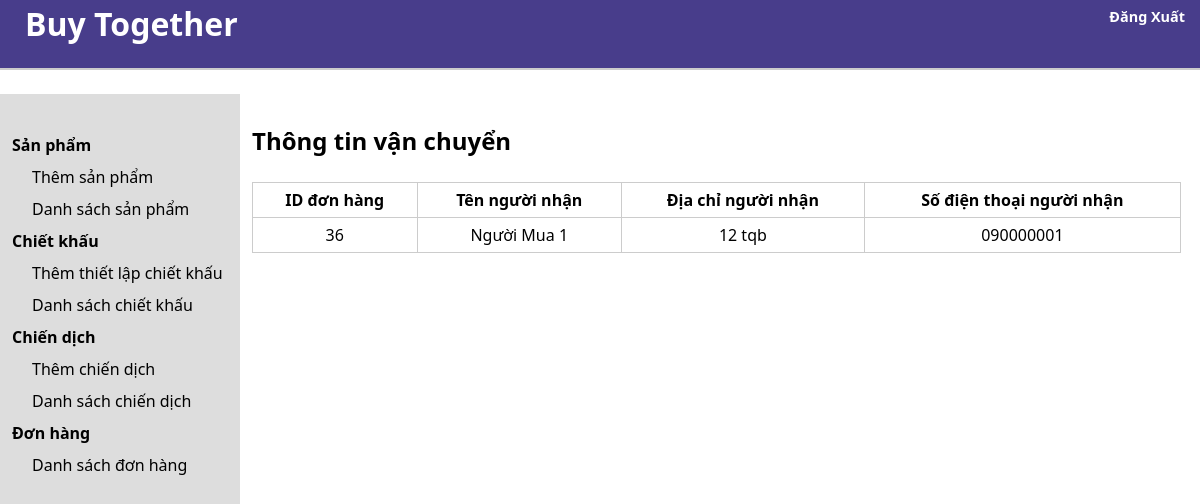
The page /admin/list_delivery.php?order_id=36&user_id=26 on the database its author committed.
### tables this page shows
CREATE TABLE `delivery` (
  `order_id` int(11) NOT NULL,
  `user_name` varchar(255) NOT NULL,
  `user_phone` varchar(10) NOT NULL,
  `user_address` varchar(255) NOT NULL
);

### admin/class/database.php (called while the page is built, shortened)
<?php
Class Database{
    public $host    = DB_HOST;
    public $user    = DB_USER;
    public $pass    = DB_PASS;
    public $dbname  = DB_NAME;
    public $link;
    private function connectDB(){
        $this->link = new mysqli($this->host, $this->user, $this->pass,
        $this->dbname);
    }
    public function select($query){
        $result = $this->link->query($query) or
        die($this->link->error.__LINE__);
        if($result->num_rows > 0){
            return $result;
        } else {
            return false;
        }
    }
}

### admin/class/delivery_class.php (called while the page is built, shortened)
<?php
include_once "database.php";
class delivery{
    private $db;
    public function __construct(){
        $this -> db = new Database();
    }
    public function get_delivery($order_id){
        $query = "SELECT *, COUNT(*) as total FROM delivery WHERE order_id = $order_id ORDER BY order_id DESC";
        $result = $this -> db -> select($query);
        if($result == false){
            return false;
        }else{
            return $result;
        }
    }
}
?>

### admin/list_delivery.php (the view, shortened to what this page needs)
<?php
include_once "class/delivery_class.php";
include_once "header.php";
$delivery = new delivery;
if(!isset($_GET['user_id']) || $_GET['user_id'] == NULL){
    echo "<script>window.location = '../login.php'</script>";
}else{
    $user_id = $_GET['user_id'];
}
if(!isset($_GET['order_id']) || $_GET['order_id'] == NULL){
    echo "<script>window.location = '../login.php'</script>";
}else{
    $order_id = $_GET['order_id'];
}
$get_delivery = $delivery -> get_delivery($order_id);
?>
<section class="admin-content">
        <div class="admin-content-left">
            <ul>
                <li><a href="">Sản phẩm</a>
                    <ul>
                        <li><a href="add_product.php?user_id=<?php echo $user_id?>">Thêm sản phẩm</a></li>
                        <li><a href="list_product.php?user_id=<?php echo $user_id?>">Danh sách sản phẩm</a></li>
                    </ul>
                </li>
                <li><a href="">Chiết khấu
                    <ul>
                        <li><a href="add_discount.php?user_id=<?php echo $user_id?>">Thêm thiết lập chiết khấu</a></li>
                        <li><a href="list_discount.php?user_id=<?php echo $user_id?>">Danh sách chiết khấu</a></li>
                    </ul>
                </li>
                <li><a href="">Chiến dịch</a>
                    <ul>
                        <li><a href="add_campaign.php?user_id=<?php echo $user_id?>">Thêm chiến dịch</a></li>
                        <li><a href="list_campaign.php?user_id=<?php echo $user_id?>">Danh sách chiến dịch</a></li>
                    </ul>
                </li>
                <li><a href="">Đơn hàng</a>
                    <ul>
                        <li><a href="list_order.php?user_id=<?php echo $user_id?>">Danh sách đơn hàng</a></li>
                    </ul>
                </li>
            </ul>
        </div>
        <div class="admin-content-right">
            <div class="admin-content-right-category-list" style="width: 98%;">
                <h1>Thông tin vận chuyển</h1>
                <?php
                if($get_delivery ==  false){
                    echo "Chưa có thông tin vận chuyển";
                }else{
                ?>
                <table>
                    <tr>
                        <th>ID đơn hàng</th>
                        <th>Tên người nhận</th>
                        <th>Địa chỉ người nhận</th>
                        <th>Số điện thoại người nhận</th>
                    </tr>
                    <?php
                    while($result = $get_delivery -> fetch_assoc()){
                    ?>
                    <tr>
                        <td><?php echo $result['order_id']?></td>
                        <td><?php echo $result['user_name']?></td>
                        <td><?php echo $result['user_address']?></td>
                        <td><?php echo $result['user_phone']?></td>
                    </tr>
                    <?php
                    }
                    ?>
                </table>
                <?php
                }
                ?>
            </div>
        </div>
</body>
</html>

### admin/style.css (style rules this page uses)
* { margin: 0; padding: 0; box-sizing: border-box; font-family: system-ui, -apple-system, BlinkMacSystemFont, 'Segoe UI', Roboto, Oxygen, Ubuntu, Cantarell, 'Open Sans', 'Helvetica Neue', sans-serif; text-decoration: none; outline: none; color: black; }
ul { list-style: none; }
.admin-content { padding-top: 2%; display: flex; }
.admin-content-left { background-color: #ddd; height: 155vh; width: 20%; padding: 30px 0 0 12px; }
.admin-content-left > ul > li > a { font-weight: bold; }
.admin-content-left ul li { margin: 10px 0; }
.admin-content-left > ul > li > ul { margin-left: 20px; }
.admin-content-right { width: 80%; padding: 30px 0 0 12px; }
.admin-content-right-category-list table { width: 100%; text-align: center; margin-top: 25px; border-collapse: collapse; }
.admin-content-right-category-list tr th,td { border: 1px solid #ccc; padding: 6px 6px; }

### rows shown on the page
delivery: order_id "36", user_name "Người Mua 1", user_address "12 tqb", user_phone "090000001"
